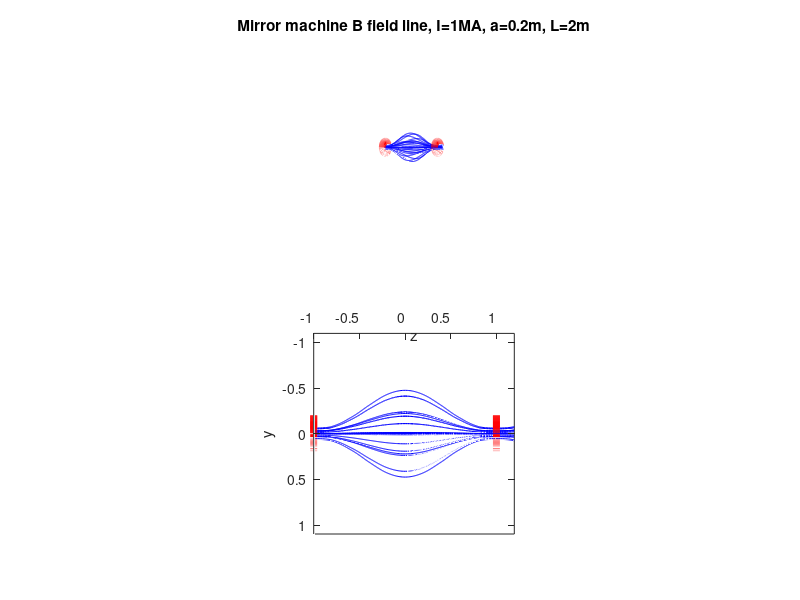

This figure's MATLAB source:
function siglecoil_field_rhothetaz_fun

close all;clear;clc;

c0=2e-7; % mu0/2pi=2e-7
I=1e6; % current, unit: A
a=0.2; % radius of current coil, unit: m
L=2.0;
eps=1e-4;

% Set field for single coil
rho=@(x,y,z)sqrt(x.^2+y.^2);
theta=@(x,y,z)atan2(y,x);
k2_0=@(x,y,z)4*a.*rho(x,y,z)./((a+rho(x,y,z)).^2+z.^2);
k2=@(x,y,z)k2_0(x,y,z)-eps*(k2_0(x,y,z)==1);
K=@(x,y,z)KK(k2(x,y,z));
E=@(x,y,z)EE(k2(x,y,z));
a1=@(x,y,z)sqrt((a+rho(x,y,z)).^2+z.^2);
b1_0=@(x,y,z)(a-rho(x,y,z)).^2+z.^2;
b1=@(x,y,z)b1_0(x,y,z)+eps*(b1_0(x,y,z)==0);
b2=@(x,y,z)a^2+rho(x,y,z).^2+z.^2;
b3=@(x,y,z)a^2-rho(x,y,z).^2-z.^2;
Brho=@(x,y,z)c0*I.*z./((rho(x,y,z)+eps*(rho(x,y,z)==0))...
    .*a1(x,y,z)).*(b2(x,y,z)./b1(x,y,z).*E(x,y,z)-K(x,y,z));
Bscz=@(x,y,z)c0*I./a1(x,y,z).*(b3(x,y,z)./b1(x,y,z).*E(x,y,z)+K(x,y,z));
Btheta=@(x,y,z)0;

Bscx=@(x,y,z)Brho(x,y,z).*cos(theta(x,y,z))-Btheta(x,y,z).*sin(theta(x,y,z));
Bscy=@(x,y,z)Brho(x,y,z).*sin(theta(x,y,z))+Btheta(x,y,z).*cos(theta(x,y,z));

Bsc=@(x,y,z)[Bscx(x,y,z),Bscy(x,y,z),Bscz(x,y,z)];

% Calculate and Plot mirror machine B field line
[X,Y,Z]=meshgrid(-2.5*a:a/10:2.5*a,-2.5*a:a/10:2.5*a,-0.6*L:L/10:0.6*L);
Bx=Bscx(X,Y,Z+L/2)+Bscx(X,Y,Z-L/2);
By=Bscy(X,Y,Z+L/2)+Bscy(X,Y,Z-L/2);
Bz=Bscz(X,Y,Z+L/2)+Bscz(X,Y,Z-L/2);
BB=sqrt(Bx.^2+By.^2+Bz.^2);

Bmid=BB(floor(end/2),floor(end/2),floor(end/2))

h=figure;

[rho,theta,z]=meshgrid(0.01*a:0.15*a:0.4*a,0:pi/6:2*pi,-0.5*L);
sx=rho.*cos(theta); sy=rho.*sin(theta); sz=z;

subplot(211);streamline(X,Y,Z,Bx,By,Bz,sx,sy,sz,[0.1,2000]);
axis equal;view(3); camroll(270);axis off;axis tight;
title(['Mirror machine B field line, I=',num2str(I/1e6),...
    'MA, a=',num2str(a),'m, L=',num2str(L),'m']);
hold on; ang=0:pi/50:2*pi;
plot3(a.*cos(ang),a.*sin(ang),0.*cos(ang)+L/2,'r','LineWidth',5);
hold on;
plot3(a.*cos(ang),a.*sin(ang),0.*cos(ang)-L/2,'r','LineWidth',5);

subplot(212);
streamline(X,Y,Z,Bx,By,Bz,sx,sy,sz,[0.1,2000]);
axis equal;view(90,0);camroll(270);axis tight;
xlabel('x');ylabel('y');zlabel('z');box on;
hold on; ang=0:pi/50:2*pi;
plot3(a.*cos(ang),a.*sin(ang),0.*cos(ang)+L/2,'r','LineWidth',5);
hold on;
plot3(a.*cos(ang),a.*sin(ang),0.*cos(ang)-L/2,'r','LineWidth',5);

print(h,'-dpng',['mirror_field_a=',num2str(a),',L=',num2str(L),'.png']);
% close all;
end

%% Ellipse function
function K=KK(x)
    [K,E]=ellipke(x);
end
function E=EE(x)
    [K,E]=ellipke(x);
end